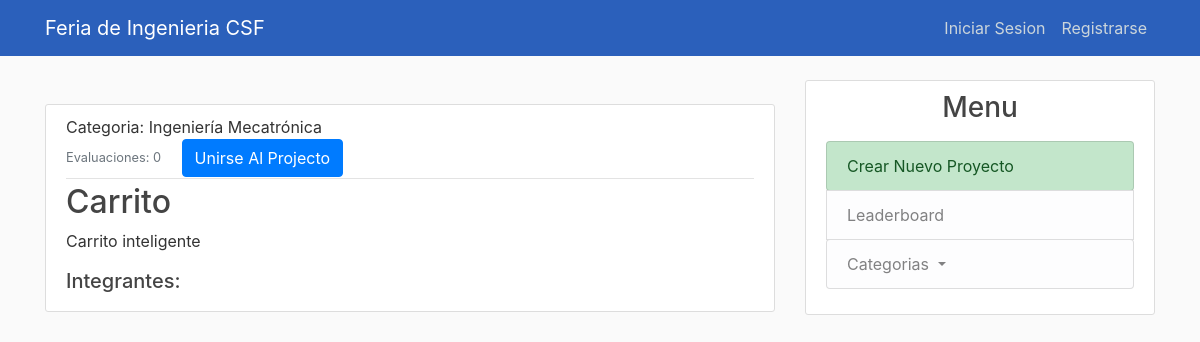
Page /project/2/ on the earlier database version.
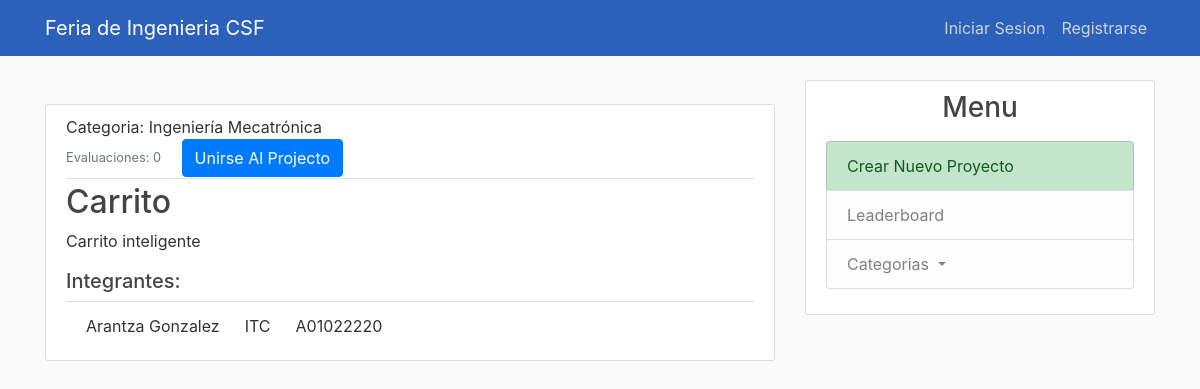
Same page on the later database version.
### users/models.py (models this page shows, shortened)
class Alumno(models.Model):
    matricula = models.CharField(max_length=9,primary_key=True)
    nombres = models.CharField(max_length=140)
    apellidos = models.CharField(max_length=140)
    proyecto = models.ForeignKey(projects.Project,on_delete=models.CASCADE, null =True)
    carrera = models.CharField(max_length=5)

### feria_ing/views.py (the view)
# urls.py: path('project/<int:pk>/', ProjectDetailView.as_view(), name="project-detail")
class ProjectDetailView(DetailView):
    model = Project
    def get_context_data(self, **kwargs):
        context = super(ProjectDetailView, self).get_context_data(**kwargs)
        alum = []
        list_al = Alumno.objects.all()
        project_id = self.kwargs['pk']
        ld_user = self.request.user
        self.request.session['pk'] = project_id
        mat = ld_user.username.split('@')[0]
        current_user = None
        for al in list_al:
            if al.matricula == mat:
                current_user = al
            if al.proyecto_id == project_id:
                alum.append(al)
        context['alumnos'] = alum
        context['user_current'] = current_user
        return context

### feria_ing/models.py (called while the page is built)
    def __str__(self):
        return self.nombre

### feria_ing/templates/feria_ing/project_detail.html (shortened to what this page needs)
{% extends "feria_ing/base.html" %}
{% block content %}
  <br>
        <article class="media content-section">
          <div class="media-body">
            <div class="article-metadata">
                Categoria: <a class="mr-2">{{ object.categorias }}</a>
                <br>
              <small class="text-muted">Evaluaciones: {{ object.evaluaciones }}</small>
              {% if user_current.proyecto == None %}
              &emsp;<a class="btn btn-primary " href="{% url 'unirse_proyecto'%}" onclick="return confirm('Seguro que quieres unirte a este proyecto ?')">Unirse Al Projecto</a>
              {% endif %}
            </div>
            <h2>{{ object.nombre }}</h2>
            <p class="article-content">{{ object.descripcion }}</p>
            <h5>Integrantes: </h5>
            <ul class="list-group list-group-flush">
                {%for alumno in alumnos%}
                <li class="list-group-item">{{alumno.nombres}} {{alumno.apellidos}} &emsp; {{alumno.carrera}}
                    &emsp; {{alumno.matricula}}
                </li>
                {% endfor %}
              </ul>
          </div>
        </article>
{% endblock content %}

Differences in the rows shown:
now on this page (row edited): Alumno: nombres "Arantza", apellidos "Gonzalez", carrera "ITC", matricula "A01022220"
